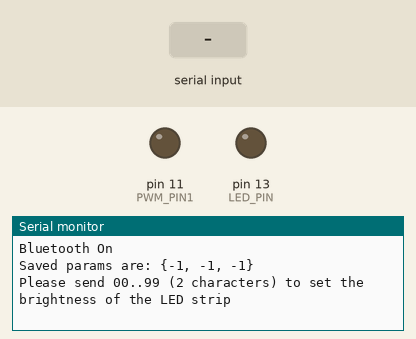
This sketch was run on a simulated Arduino Uno, built with avr-gcc and run on an emulated ATmega328P. Shown: output pins drawn as LEDs (lit = HIGH), the last lines printed to the serial monitor. The inputs (shaded band) are chosen by the test bench.

Above: at 1.2 s.
1.3 s: "B1" received over the second serial link
At 2.0 s:
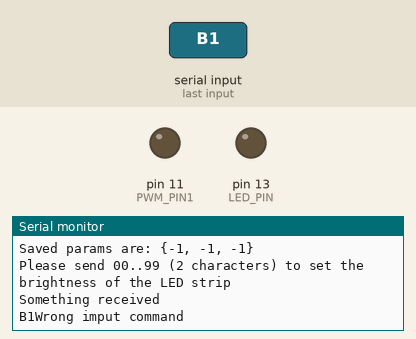
2.8 s: "ST" received over the second serial link
At 3.4 s:
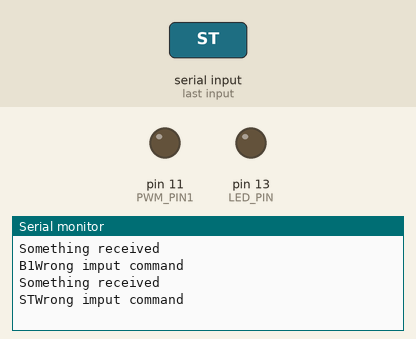
4.3 s: "90,45,200\n" received over the second serial link
At 4.9 s:
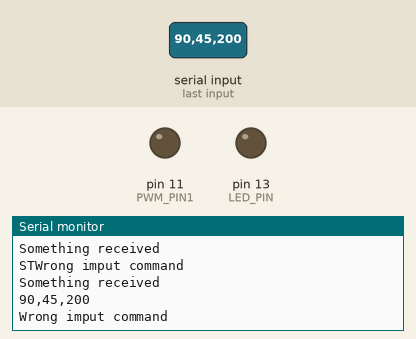

The sketch:

main.ino
```cpp
#include <EEPROM.h>
#include <Wire.h>
#include <SoftwareSerial.h>

SoftwareSerial BT(3, 2); // RX, TX

#define LED_PIN 13
#define PWM_PIN1 11 //initialize digital pin 11（PWM output)
#define PWM_PIN2 10

#define PWM_MIN 0
#define PWM_MAX 255
#define EEPROM_ADDR 0
#define DELAY 10

int pwm;
String readString;

// Parameters to be saved in EEPROM
struct Params {
  int pwm1; // last brightness for pwm1
  int pwm2; // last brightness for pwm2
  int switchTime; //default time in ms for switching from one brightness to other

  public:
    Params() {
      pwm1 = 20;
      pwm2 = 20;
      switchTime = 1000;
    }
} params;

void setup() {

  pinMode(PWM_PIN1, OUTPUT);
  Serial.begin(9600);
  while (!Serial) {
    ;
  }
  Serial.println("Bluetooth On");
  EEPROM.get(EEPROM_ADDR, params);
  String output = "";
  Serial.println(output + "Saved params are: {" + params.pwm1 + ", " + params.pwm2 + ", " + params.switchTime + "}");
  Serial.println("Please send 00..99 (2 characters) to set the brightness of the LED strip");
  pinMode(LED_PIN,OUTPUT);
  BT.begin(9600);
  readString = "";
  changeBrightness(PWM_PIN1, 0, params.pwm1, params.switchTime);
  changeBrightness(PWM_PIN2, 0, params.pwm2, params.switchTime);
}

void loop() {
  getStringFromBT(readString);

  // if a command was sent
  if (readString.length() > 0) {
    bool nC = false; //whether normal command received

    Serial.println("Something received");
    Serial.print(readString);
    if (readString.length() > 3) {
      String cmd = readString.substring(0,2);

      if (cmd == "B1") {
        // Change the brightness of the first LED.
        int pwm = constrain(readString.substring(3, readString.length()).toInt(), PWM_MIN, PWM_MAX);
        String output = "";
        Serial.println(output + "Changing the brightness of the LED1: current " + params.pwm1 + ", new " + pwm);
        changeBrightness(PWM_PIN1, params.pwm1, pwm, params.switchTime);
        params.pwm1 = pwm;
        nC = true;
      }

      if (cmd == "B2") {
        // Change the brightness of the second LED.
        int pwm = constrain(readString.substring(3, readString.length()).toInt(), PWM_MIN, PWM_MAX);
        String output = "";
        Serial.println(output + "Changing the brightness of the LED2: current " + params.pwm2 + ", new " + pwm);
        changeBrightness(PWM_PIN2, params.pwm2, pwm, params.switchTime);
        params.pwm2 = pwm;
        nC = true;
      }

      if (cmd == "ST") {
        // Set the switching time (constrain from DELAY to 10 sec)
        int st = constrain(readString.substring(3, readString.length()).toInt(), DELAY, 10000);
        String output = "";
        Serial.println(output + "Changing the switching time: current " + params.switchTime + ", new " + st);
        params.switchTime = st;
        nC = true;
      }
    }

    if (nC) {
      EEPROM.put(EEPROM_ADDR, params);
    }
    else {
      Serial.println("Wrong imput command");
    }
  }

  delay(100);
}

// Put in s the value of a string from bluetooth module
void getStringFromBT(String& s){
  s = "";
  while (BT.available()) {
    delay(3);  //delay to allow buffer to fill
    if (BT.available()) {
      char c = BT.read();  //gets one byte from serial buffer
      s += c; //makes the string readString
    }
  }
}

// Change brightness of the LED strip, uses params.switchTime
void changeBrightness(const int pin, const int curr, const int next, int switchTime) {
  int st = switchTime / DELAY;
  for (int i = 0; i < st; i++) {
    analogWrite(pin, constrain( curr + int(1.0f * (next - curr)*(i + 1) / st), PWM_MIN, PWM_MAX));
    delay(DELAY);
  }
}
```

Measured:
- after the input at 1.3 s, the serial monitor: prints a new line after 0.06 s (image 1)
- after the input at 2.8 s, the serial monitor: prints a new line after 0.09 s (image 2)
- after the input at 4.3 s, the serial monitor: prints a new line after 0.12 s (image 3)
